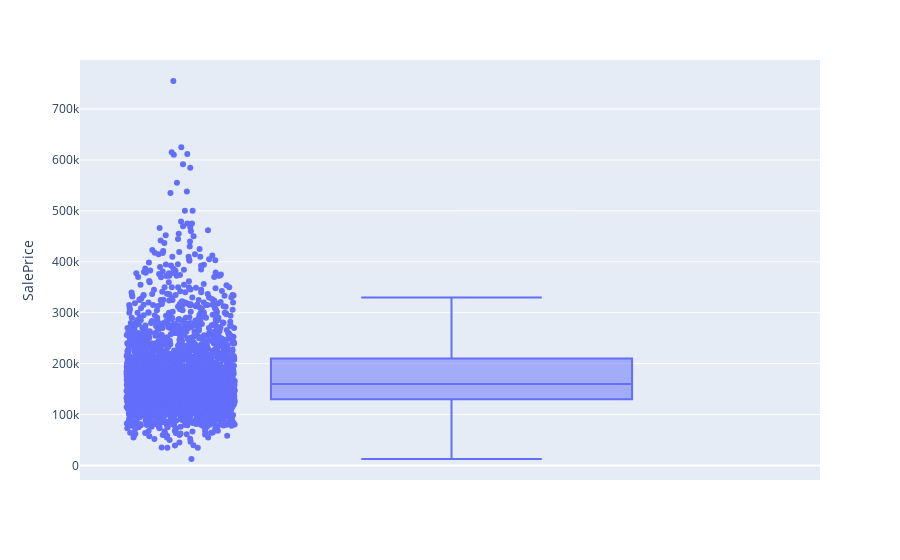

The notebook cell this image was saved under:
### Code cell
fig = px.box(housing, y="SalePrice", points="all")
fig.show()

### Figure 1 — Plotly figure (JSON) as saved in the notebook; plotly's stock layout.template omitted (floating-point values rounded to 4 significant figures; data arrays with more than 128 entries replaced by an {"elided": "..."} marker saying what was removed)
{"data": [{"alignmentgroup": "True", "boxpoints": "all", "hovertemplate": "SalePrice=%{y}<extra></extra>", "legendgroup": "", "marker": {"color": "#636efa"}, "name": "", "notched": false, "offsetgroup": "", "orientation": "v", "showlegend": false, "type": "box", "x0": " ", "xaxis": "x", "y": {"elided": "2578 int values"}, "y0": " ", "yaxis": "y"}], "layout": {"boxmode": "group", "legend": {"tracegroupgap": 0}, "margin": {"t": 60}, "xaxis": {"anchor": "y", "domain": [0, 1]}, "yaxis": {"anchor": "x", "domain": [0, 1], "title": {"text": "SalePrice"}}}}
